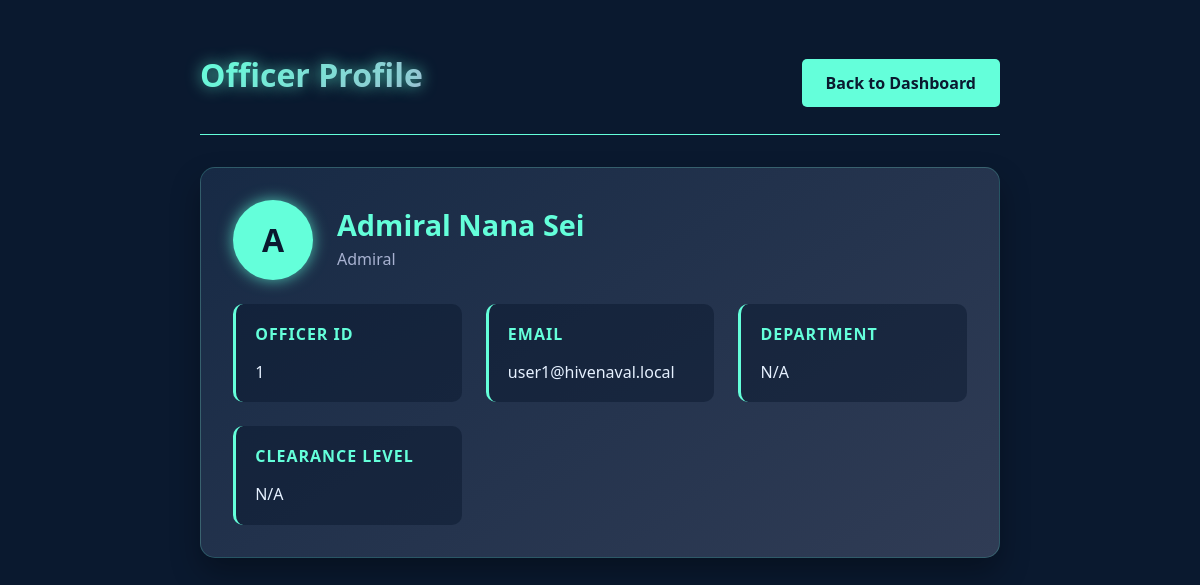
The app's page /view_profile.php?officer_id=1 with its own data.
### tables this page shows
CREATE TABLE `officers` (
  `id` INT AUTO_INCREMENT PRIMARY KEY,
  `uuid` CHAR(36) NOT NULL UNIQUE,
  `rank` VARCHAR(50),
  `name` VARCHAR(100),
  `username` VARCHAR(50) UNIQUE,
  `email` VARCHAR(100),
  `password` VARCHAR(255)
);

### view_profile.php (the view, shortened to what this page needs)
<?php
include 'includes/config.php';
$officer_id = $_GET['officer_id'];
$query = "SELECT * FROM officers WHERE id = " . (int)$officer_id;
$result = $conn->query($query);
$officer = $result->fetch_assoc();
?>
<!DOCTYPE html>
<html>
<head>
</head>
<body>
    <div class="container">
        <header>
            <h1 class="profile-title">Officer Profile</h1>
            <a href="/dashboard.php" class="back-button">Back to Dashboard</a>
        </header>
        <div class="profile-card">
            <div class="profile-header">
                <div class="profile-badge">
                    <?= strtoupper(substr($officer['name'], 0, 1)) ?>
                </div>
                <div class="profile-info">
                    <h2><?= htmlspecialchars($officer['name']) ?></h2>
                    <p><?= htmlspecialchars($officer['rank']) ?></p>
                </div>
            </div>
            <div class="profile-details">
                <div class="detail-card">
                    <h3>Officer ID</h3>
                    <p><?= htmlspecialchars($officer['id']) ?></p>
                </div>
                <div class="detail-card">
                    <h3>Email</h3>
                    <p><?= htmlspecialchars($officer['email']) ?></p>
                </div>
                <div class="detail-card">
                    <h3>Department</h3>
                    <p><?= htmlspecialchars($officer['department'] ?? 'N/A') ?></p>
                </div>
                <div class="detail-card">
                    <h3>Clearance Level</h3>
                    <p><?= htmlspecialchars($officer['clearance_level'] ?? 'N/A') ?></p>
                </div>
            </div>
        </div>
    </div>
</body>
</html>

### view_profile.php (style rules this page uses)
:root { --navy: #0a192f; --teal: #64ffda; --light-navy: #172a45; --lightest-navy: #303C55; --slate: #8892b0; --light-slate: #a8b2d1; --white: #e6f1ff; --glow: 0 0 15px rgba(100, 255, 218, 0.7); }
body { font-family: 'Segoe UI', Tahoma, Geneva, Verdana, sans-serif; background: var(--navy); color: var(--white); margin: 0; padding: 0; min-height: 100vh; }
.container { max-width: 800px; margin: 0 auto; padding: 2rem; }
header { display: flex; justify-content: space-between; align-items: center; margin-bottom: 2rem; padding-bottom: 1rem; border-bottom: 1px solid var(--teal); }
.profile-title { font-size: 2rem; background: linear-gradient(135deg, var(--teal), var(--light-slate)); -webkit-background-clip: text; background-clip: text; color: transparent; text-shadow: var(--glow); }
.profile-card { background: linear-gradient(145deg, var(--light-navy), var(--lightest-navy)); border-radius: 15px; padding: 2rem; box-shadow: 0 15px 30px rgba(0,0,0,0.3); border: 1px solid rgba(100, 255, 218, 0.2); margin-bottom: 2rem; }
.profile-header { display: flex; align-items: center; margin-bottom: 1.5rem; }
.profile-badge { width: 80px; height: 80px; border-radius: 50%; background: var(--teal); display: flex; align-items: center; justify-content: center; margin-right: 1.5rem; font-size: 2rem; font-weight: bold; color: var(--navy); box-shadow: var(--glow); }
.profile-info h2 { margin: 0; color: var(--teal); font-size: 1.8rem; }
.profile-info p { margin: 0.3rem 0; color: var(--light-slate); }
.profile-details { display: grid; grid-template-columns: repeat(auto-fit, minmax(200px, 1fr)); gap: 1.5rem; }
.detail-card { background: rgba(10, 25, 47, 0.5); padding: 1.2rem; border-radius: 10px; border-left: 3px solid var(--teal); }
.detail-card h3 { margin-top: 0; color: var(--teal); font-size: 1rem; text-transform: uppercase; letter-spacing: 1px; }
.detail-card p { margin: 0.5rem 0 0; font-size: 1rem; }
.back-button { display: inline-block; background: var(--teal); color: var(--navy); padding: 0.8rem 1.5rem; border-radius: 5px; text-decoration: none; font-weight: bold; transition: all 0.3s; margin-top: 1rem; }

### records on screen
officers: name "A", name "Admiral Nana Sei", rank "Admiral", id "1", email "user1@hivenaval.local"

### other values on screen
$officer['department'] "N/A"
$officer['clearance_level'] "N/A"
